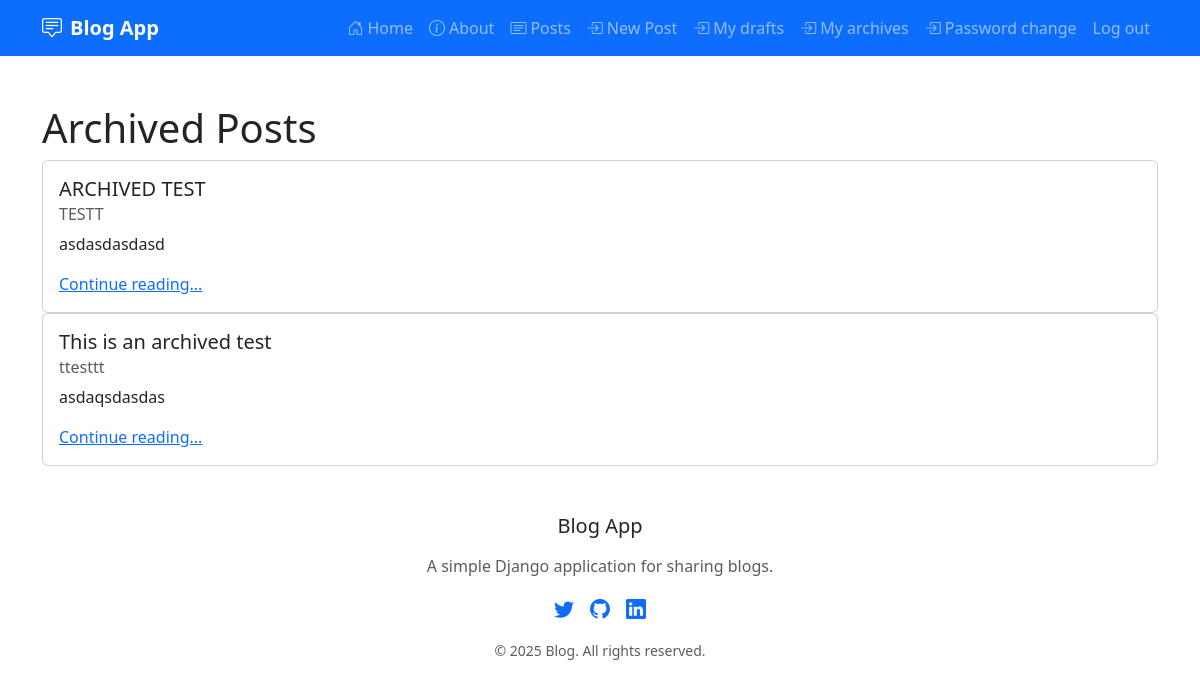
The app's page /posts/archived/ (signed in) with its own data.
### posts/models.py (models this page shows, shortened)
class Status(models.Model):
    name = models.CharField(max_length=128)
    description = models.CharField(max_length=256)

class Post(models.Model):
    title = models.CharField(max_length=128)
    subtitle = models.CharField(max_length=256)
    body = models.TextField()
    author = models.ForeignKey(
        get_user_model(),
        on_delete=models.CASCADE
    )
    status = models.ForeignKey(
        Status,
        on_delete=models.CASCADE
    )
    created_on = models.DateTimeField(auto_now_add=True, blank=True, null=True)

### posts/views.py (the view)
# urls.py: path("archived/", views.ArchivedPostListView.as_view(), name="archived"),
class ArchivedPostListView(LoginRequiredMixin, ListView):
    template_name = 'posts/list.html'
    model = Post
    def get_context_data(self, **kwargs):
        context = super().get_context_data(**kwargs)
        draft = Status.objects.get(name="archived")
        context["title"] = "Archived"
        context["post_list"] = (
            Post.objects
            .filter(status=draft)
            .filter(author=self.request.user)
            .order_by('created_on').reverse()
        )
        return context

### templates/posts/list.html (shortened to what this page needs)
{% extends 'base.html' %}
{% block content %}
<h1>{{ title }} Posts</h1>
{% for post in post_list %}
<div class="card">
  <div class="card-body">
    <h5 class="card-title">{{ post.title }}</h5>
    <h6 class="card-subtitle mb-2 text-body-secondary">{{ post.subtitle }}</h6>
    <p class="card-text">{{ post.body|truncatechars:128 }}</p>
    <a href="{% url 'detail' post.id %}" class="card-link">Continue reading...</a>
  </div>
</div>
{% endfor %}
{% endblock content %}

### records on screen
Status: name "Archived"
Post: title "ARCHIVED TEST", subtitle "TESTT", body "asdasdasdasd"
Post: title "This is an archived test", subtitle "ttesttt", body "asdaqsdasdas"
